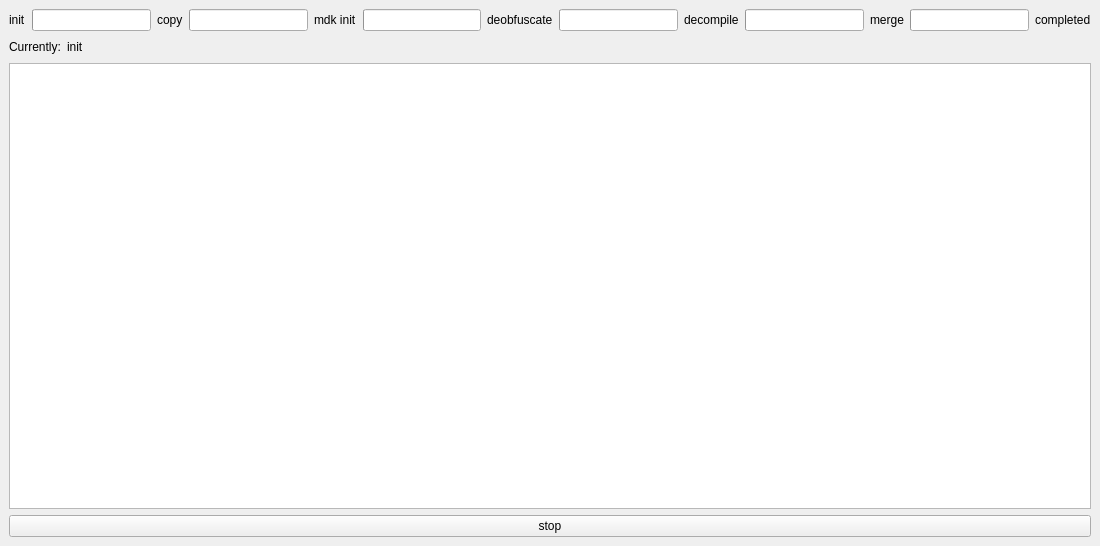
<?xml version="1.0" encoding="UTF-8"?>
<ui version="4.0">
 <class>MDGProgressWindow</class>
 <widget class="QMainWindow" name="MDGProgressWindow">
  <property name="geometry">
   <rect>
    <x>0</x>
    <y>0</y>
    <width>1100</width>
    <height>546</height>
   </rect>
  </property>
  <property name="maximumSize">
   <size>
    <width>16777215</width>
    <height>16777215</height>
   </size>
  </property>
  <property name="windowTitle">
   <string>MDGProgressWindow</string>
  </property>
  <widget class="QWidget" name="centralwidget">
   <property name="enabled">
    <bool>true</bool>
   </property>
   <property name="autoFillBackground">
    <bool>false</bool>
   </property>
   <layout class="QVBoxLayout" name="verticalLayout">
    <item>
     <layout class="QHBoxLayout" name="horizontalLayout">
      <item>
       <widget class="QLabel" name="label_9">
        <property name="text">
         <string>init</string>
        </property>
       </widget>
      </item>
      <item>
       <widget class="QProgressBar" name="init_progress_bar">
        <property name="accessibleName">
         <string/>
        </property>
        <property name="value">
         <number>0</number>
        </property>
        <property name="textVisible">
         <bool>false</bool>
        </property>
       </widget>
      </item>
      <item>
       <widget class="QLabel" name="label">
        <property name="text">
         <string>copy</string>
        </property>
       </widget>
      </item>
      <item>
       <widget class="QProgressBar" name="copy_progress_bar">
        <property name="accessibleName">
         <string/>
        </property>
        <property name="value">
         <number>0</number>
        </property>
        <property name="textVisible">
         <bool>false</bool>
        </property>
       </widget>
      </item>
      <item>
       <widget class="QLabel" name="label_4">
        <property name="text">
         <string>mdk init</string>
        </property>
       </widget>
      </item>
      <item>
       <widget class="QProgressBar" name="mdk_init_progress_bar">
        <property name="value">
         <number>0</number>
        </property>
        <property name="textVisible">
         <bool>false</bool>
        </property>
       </widget>
      </item>
      <item>
       <widget class="QLabel" name="label_5">
        <property name="text">
         <string>deobfuscate</string>
        </property>
       </widget>
      </item>
      <item>
       <widget class="QProgressBar" name="deobf_progress_bar">
        <property name="value">
         <number>0</number>
        </property>
        <property name="textVisible">
         <bool>false</bool>
        </property>
       </widget>
      </item>
      <item>
       <widget class="QLabel" name="label_6">
        <property name="text">
         <string>decompile</string>
        </property>
       </widget>
      </item>
      <item>
       <widget class="QProgressBar" name="decomp_progress_bar">
        <property name="value">
         <number>0</number>
        </property>
        <property name="textVisible">
         <bool>false</bool>
        </property>
       </widget>
      </item>
      <item>
       <widget class="QLabel" name="label_7">
        <property name="text">
         <string>merge</string>
        </property>
       </widget>
      </item>
      <item>
       <widget class="QProgressBar" name="merge_progress_bar">
        <property name="value">
         <number>0</number>
        </property>
        <property name="textVisible">
         <bool>false</bool>
        </property>
       </widget>
      </item>
      <item>
       <widget class="QLabel" name="label_8">
        <property name="text">
         <string>completed</string>
        </property>
       </widget>
      </item>
     </layout>
    </item>
    <item>
     <layout class="QHBoxLayout" name="horizontalLayout_3">
      <item>
       <widget class="QLabel" name="label_2">
        <property name="text">
         <string>Currently:</string>
        </property>
       </widget>
      </item>
      <item>
       <widget class="QLabel" name="currently_label">
        <property name="text">
         <string>init</string>
        </property>
       </widget>
      </item>
      <item>
       <spacer name="horizontalSpacer">
        <property name="orientation">
         <enum>Qt::Horizontal</enum>
        </property>
        <property name="sizeHint" stdset="0">
         <size>
          <width>40</width>
          <height>20</height>
         </size>
        </property>
       </spacer>
      </item>
     </layout>
    </item>
    <item>
     <widget class="QTextEdit" name="logger_text_edit">
      <property name="accessibleName">
       <string/>
      </property>
      <property name="readOnly">
       <bool>true</bool>
      </property>
     </widget>
    </item>
    <item>
     <widget class="QPushButton" name="stop_button">
      <property name="text">
       <string>stop</string>
      </property>
     </widget>
    </item>
   </layout>
  </widget>
  <widget class="QMenuBar" name="menubar">
   <property name="geometry">
    <rect>
     <x>0</x>
     <y>0</y>
     <width>1100</width>
     <height>22</height>
    </rect>
   </property>
  </widget>
 </widget>
 <resources/>
 <connections/>
</ui>
